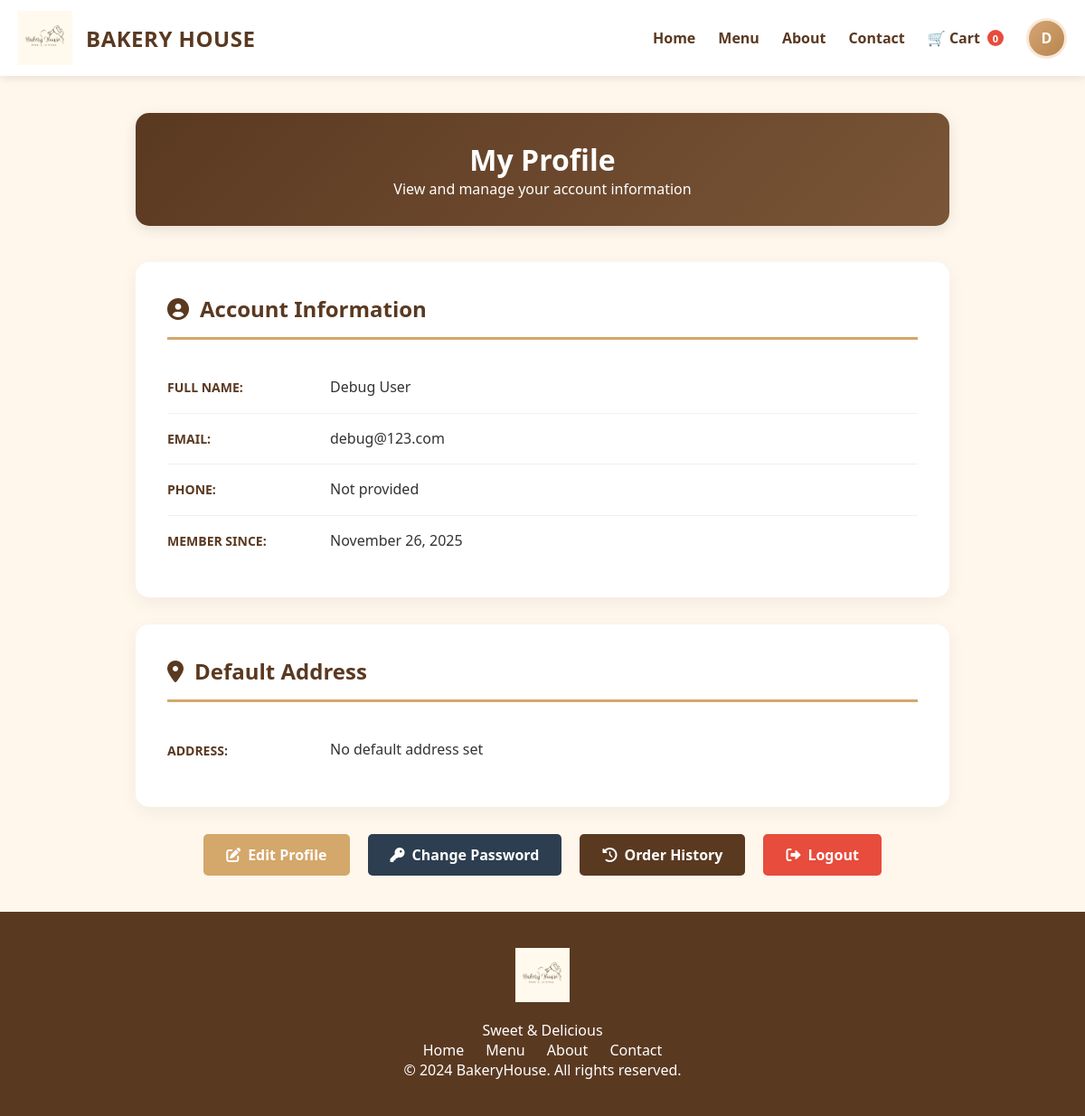
Before: /profile.php (signed in) with the older database file.
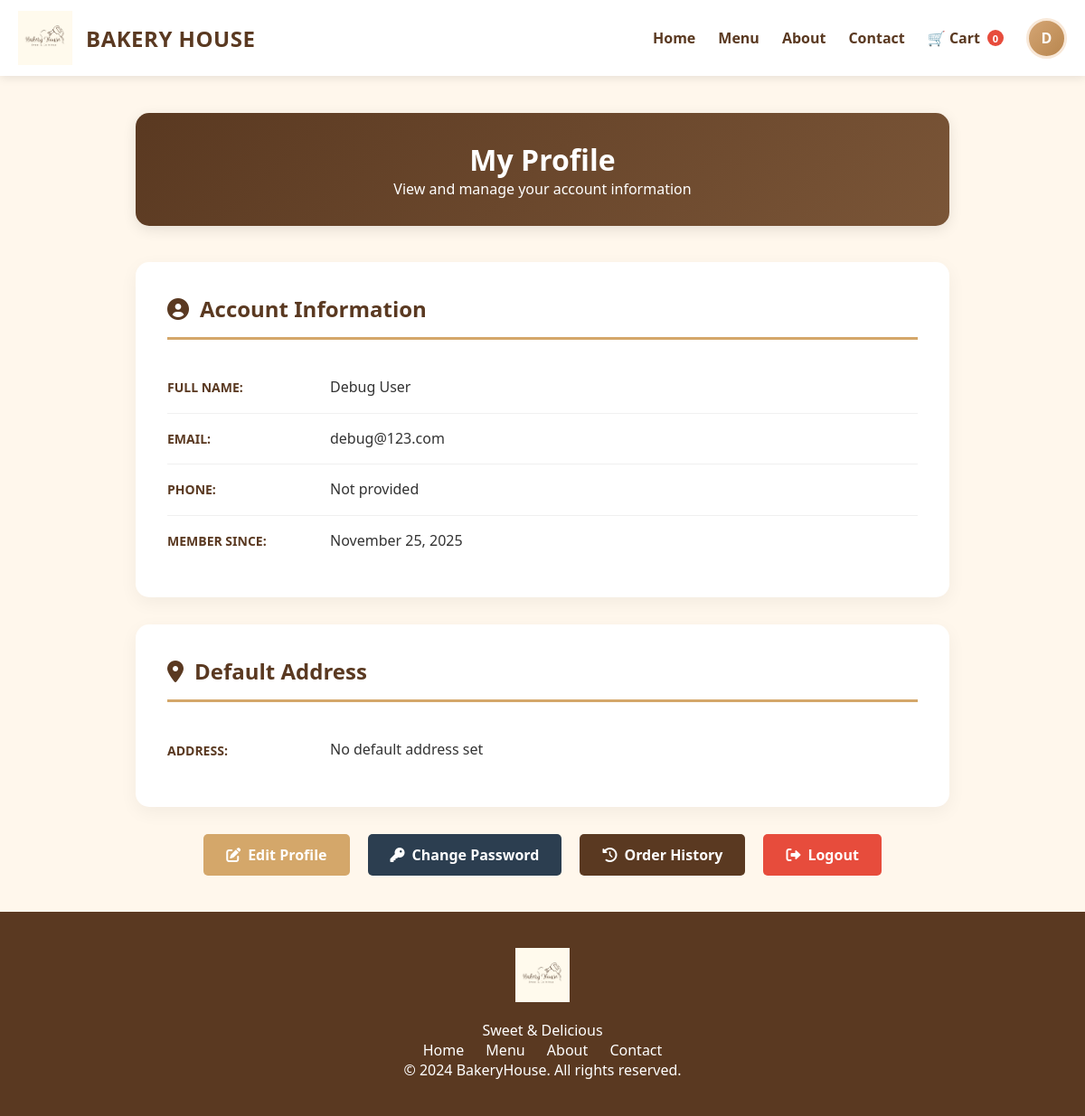
After: the same page with the newer database file.
### tables this page shows
CREATE TABLE `user_db` (
  `id` int(11) NOT NULL,
  `name` varchar(100) NOT NULL,
  `email` varchar(255) NOT NULL,
  `password` varchar(255) NOT NULL,
  `phone` varchar(20) DEFAULT NULL,
  `address` text DEFAULT NULL,
  `created_at` timestamp NOT NULL DEFAULT current_timestamp(),
  `updated_at` timestamp NOT NULL DEFAULT current_timestamp() ON UPDATE current_timestamp()
);

### profile.php (the view, shortened to what this page needs)
<?php
require_once 'config.php';
$userId = $_SESSION['user_id'];
try {
    $query = "SELECT name, email, phone, address, created_at FROM user_db WHERE id = ?";
    $stmt = $pdo->prepare($query);
    $stmt->execute([$userId]);
    $user = $stmt->fetch(PDO::FETCH_ASSOC);
    if ($user) {
        $name = htmlspecialchars($user['name']);
        $email = htmlspecialchars($user['email']);
        $phone = htmlspecialchars($user['phone'] ?? 'Not provided');
        $memberSince = date("F j, Y", strtotime($user['created_at']));
        $address_display = "No default address set";
    } else {
        session_destroy();
        header("Location: User_Login.php");
        exit();
    }
} catch (PDOException $e) {
    die("Error fetching user data: " . $e->getMessage());
}
?>
<!DOCTYPE html>
<html lang="en">
<head>
    <link rel="stylesheet" href="profile.css">
    <link rel="stylesheet" href="https://cdnjs.cloudflare.com/ajax/libs/font-awesome/6.0.0/css/all.min.css">
</head>
<body>
    <?php include 'header.php'; ?>
    <main class="profile-page">
        <div class="profile-container">
            <div class="profile-header">
                <h1>My Profile</h1>
                <p>View and manage your account information</p>
            </div>
            <div class="info-card">
                <h2><i class="fas fa-user-circle"></i> Account Information</h2>
                <div class="info-row">
                    <div class="info-label">FULL NAME:</div>
                    <div class="info-value"><?php echo $name; ?></div>
                </div>
                <div class="info-row">
                    <div class="info-label">EMAIL:</div>
                    <div class="info-value"><?php echo $email; ?></div>
                </div>
                <div class="info-row">
                    <div class="info-label">PHONE:</div>
                    <div class="info-value"><?php echo $phone; ?></div>
                </div>
                <div class="info-row">
                    <div class="info-label">MEMBER SINCE:</div>
                    <div class="info-value"><?php echo $memberSince; ?></div>
                </div>
            </div>
            <div class="info-card">
                <h2><i class="fas fa-map-marker-alt"></i> Default Address</h2>
                <div class="info-row">
                    <div class="info-label">ADDRESS:</div>
                    <div class="info-value formatted-address"><?php echo $address_display; ?></div>
                </div>
            </div>
            <div class="action-buttons">
                <a href="editprofile.php" class="btn btn-edit"><i class="fas fa-edit"></i> Edit Profile</a>
                <a href="changepassword.php" class="btn btn-change-password"><i class="fas fa-key"></i> Change Password</a>
                <a href="order_history.php" class="btn btn-history"><i class="fas fa-history"></i> Order History</a>
                <a href="logout.php" class="btn btn-logout"><i class="fas fa-sign-out-alt"></i> Logout</a>
            </div>
        </div>
    </main>
    <footer>
        <div class="container">
            <div class="footer-content">
                <div class="footer-logo"><img src="Bakery House Logo.png" alt="BakeryHouse"></div>
                <p>Sweet & Delicious</p>
                <div class="footer-links">
                    <a href="mainpage.php">Home</a>
                    <a href="menu.php">Menu</a>
                    <a href="about_us.php">About</a>
                    <a href="contact_us.php">Contact</a>
                </div>
                <p>&copy; 2024 BakeryHouse. All rights reserved.</p>
            </div>
        </div>
    </footer>
</body>
</html>

### header.php (shortened to what this page needs)
<?php
$isLoggedIn = isset($_SESSION['logged_in']) && $_SESSION['logged_in'] === true;
$userName = $isLoggedIn ? ($_SESSION['user_name'] ?? 'User') : '';
?>
<header class="main-header">
    <div class="header-navbar">
        <a href="mainpage.php" class="logo-brand">
            <img src="Bakery House Logo.png" alt="Bakery House">
            <span class="brand-name">Bakery House</span>
        </a>
        <ul class="nav-links">
            <?php $cur_file = basename($_SERVER['PHP_SELF']); ?>
            <li><a href="mainpage.php" class="<?= ($cur_file == 'mainpage.php') ? 'active' : '' ?>">Home</a></li>
            <li><a href="menu.php">Menu</a></li>
            <li><a href="about_us.php">About</a></li>
            <li><a href="contact_us.php">Contact</a></li>
            <li class="cart-icon-wrapper" onclick="window.location.href='cart.php'">
                <span>🛒 Cart</span>
                <span class="cart-badge">0</span>
            </li>
            <?php if ($isLoggedIn): ?>
                <li class="user-menu-wrapper">
                    <div class="user-icon-circle" onclick="toggleHeaderDropdown(event)">
                        <?= strtoupper(substr($userName, 0, 1)) ?>
                    </div>
                </li>
            <?php else: ?>
                <li><a href="User_Login.php" style="background:#d4a76a; color:white; padding:8px 16px; border-radius:5px; text-decoration:none; font-weight:600;">Sign In</a></li>
            <?php endif; ?>
        </ul>
    </div>
</header>

### profile.css (style rules this page uses)
* { margin: 0; padding: 0; box-sizing: border-box; }
body { display: flex; flex-direction: column; min-height: 100vh; background-color: #fff7ec; font-family: 'Segoe UI', Tahoma, sans-serif; color: #000000; padding-top: 85px; }
.container { max-width: 1200px; margin: 0 auto; padding: 0 20px; }
main.profile-page { flex: 1; padding-bottom: 40px; padding-top: 40px; }
.profile-container { max-width: 900px; margin: 0 auto; }
.profile-header { padding: 30px; background: linear-gradient(135deg, #5a3921 0%, #7a5537 100%); border-radius: 15px; color: white; text-align: center; margin-bottom: 40px; box-shadow: 0 4px 15px rgba(0,0,0,0.1); }
.info-card { padding: 35px; background: white; border-radius: 15px; box-shadow: 0 6px 20px rgba(0, 0, 0, 0.05); margin-bottom: 30px; }
.info-card h2 { display: flex; align-items: center; gap: 12px; padding-bottom: 15px; border-bottom: 3px solid #d4a76a; color: #5a3921; margin-bottom: 25px; }
.info-row { display: flex; align-items: center; padding: 15px 0; border-bottom: 1px solid #f0f0f0; }
.info-row:last-child { border-bottom: none; }
.info-label { min-width: 180px; color: #5a3921; font-weight: 700; font-size: 14px; }
.info-value { flex: 1; color: #333; line-height: 1.6; }
.action-buttons { display: flex; justify-content: center; flex-wrap: wrap; gap: 20px; margin-top: 30px; }
.btn { display: inline-flex; align-items: center; gap: 8px; padding: 12px 25px; border-radius: 5px; color: white; font-weight: 600; text-decoration: none; transition: 0.3s; }
.btn-edit { background: #d4a76a; }
.btn-change-password { background: #2c3e50; }
.btn-history { background: #5a3921; }
.btn-logout { background: #e74c3c; }
footer { padding: 40px 0; background-color: #5a3921; color: white; text-align: center; }
.footer-logo img { height: 60px; margin-bottom: 15px; }
.footer-links a { margin: 0 10px; color: white; text-decoration: none; transition: color 0.3s; }

### header.php (style rules this page uses)
header.main-header { position: fixed !important; top: 0 !important; left: 0 !important; z-index: 2000 !important; width: 100% !important; padding: 12px 0 !important; background-color: #ffffff !important; box-shadow: 0 2px 10px rgba(0, 0, 0, 0.1) !important; display: flex !important; align-items: center !important; }
.header-navbar { display: flex !important; justify-content: space-between !important; align-items: center !important; max-width: 1200px !important; margin: 0 auto !important; padding: 0 20px !important; width: 100% !important; }
.logo-brand { display: flex !important; align-items: center !important; gap: 15px !important; text-decoration: none !important; }
.logo-brand img { height: 60px !important; width: auto !important; }
.brand-name { font-size: 24px !important; font-weight: 800 !important; color: #5a3921 !important; letter-spacing: 0.5px !important; text-transform: uppercase !important; }
.nav-links { display: flex !important; align-items: center !important; gap: 25px !important; list-style: none !important; margin: 0 !important; padding: 0 !important; }
.nav-links a { position: relative !important; color: #5a3921 !important; font-weight: 600 !important; text-decoration: none !important; font-size: 16px !important; transition: color 0.3s ease !important; }
.nav-links a::after { content: '' !important; position: absolute !important; bottom: -5px !important; left: 0 !important; width: 0 !important; height: 2.5px !important; background-color: #d4a76a !important; transition: width 0.3s ease !important; }
.cart-icon-wrapper { display: flex !important; align-items: center !important; gap: 8px !important; cursor: pointer !important; color: #5a3921 !important; font-weight: 600 !important; }
.cart-badge { background-color: #e74c3c !important; color: white !important; border-radius: 50% !important; width: 18px !important; height: 18px !important; font-size: 11px !important; display: flex !important; justify-content: center !important; align-items: center !important; }
.user-menu-wrapper { position: relative !important; }
.user-icon-circle { width: 45px; height: 45px; background: linear-gradient(135deg, #d4a574, #b8864e); border: 3px solid #f8e8d8 !important; border-radius: 50% !important; display: flex !important; align-items: center !important; justify-content: center !important; color: white !important; font-weight: bold !important; cursor: pointer !important; transition: transform 0.3s ease !important; }

Changed rows visible on the page:
changed user_db "Debug User": created_at "November 26, 2025" → "November 25, 2025"
